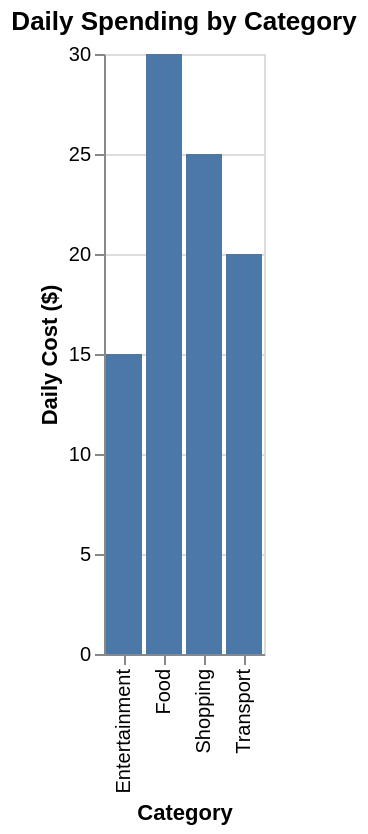

The Vega-Lite source for this figure:
### Vega-Lite specification from a JSON file in a GitHub repository (floating-point values rounded to 4 significant figures)
{"$schema": "https://vega.github.io/schema/vega-lite/v5.json", "description": "A simple bar chart showing daily costs by category.", "title": "Daily Spending by Category", "data": {"values": [{"category": "Food", "cost": 30}, {"category": "Transport", "cost": 20}, {"category": "Entertainment", "cost": 15}, {"category": "Shopping", "cost": 25}]}, "mark": "bar", "encoding": {"x": {"field": "category", "type": "nominal", "title": "Category"}, "y": {"field": "cost", "type": "quantitative", "title": "Daily Cost ($)"}, "tooltip": [{"field": "category", "type": "nominal", "title": "Category"}, {"field": "cost", "type": "quantitative", "title": "Daily Cost"}]}}
